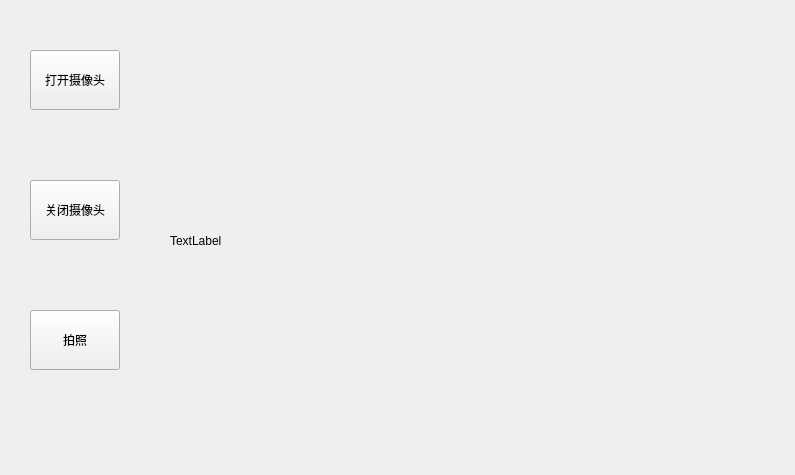
<?xml version="1.0" encoding="UTF-8"?>
<ui version="4.0">
 <class>Widget</class>
 <widget class="QWidget" name="Widget">
  <property name="geometry">
   <rect>
    <x>0</x>
    <y>0</y>
    <width>795</width>
    <height>475</height>
   </rect>
  </property>
  <property name="windowTitle">
   <string>Widget</string>
  </property>
  <widget class="QPushButton" name="open">
   <property name="geometry">
    <rect>
     <x>30</x>
     <y>50</y>
     <width>90</width>
     <height>60</height>
    </rect>
   </property>
   <property name="text">
    <string>打开摄像头</string>
   </property>
  </widget>
  <widget class="QPushButton" name="close">
   <property name="geometry">
    <rect>
     <x>30</x>
     <y>180</y>
     <width>90</width>
     <height>60</height>
    </rect>
   </property>
   <property name="text">
    <string>关闭摄像头</string>
   </property>
  </widget>
  <widget class="QLabel" name="video">
   <property name="geometry">
    <rect>
     <x>170</x>
     <y>0</y>
     <width>621</width>
     <height>481</height>
    </rect>
   </property>
   <property name="text">
    <string>TextLabel</string>
   </property>
   <property name="scaledContents">
    <bool>true</bool>
   </property>
  </widget>
  <widget class="QPushButton" name="photo">
   <property name="geometry">
    <rect>
     <x>30</x>
     <y>310</y>
     <width>90</width>
     <height>60</height>
    </rect>
   </property>
   <property name="text">
    <string>拍照</string>
   </property>
  </widget>
 </widget>
 <resources/>
 <connections/>
</ui>
